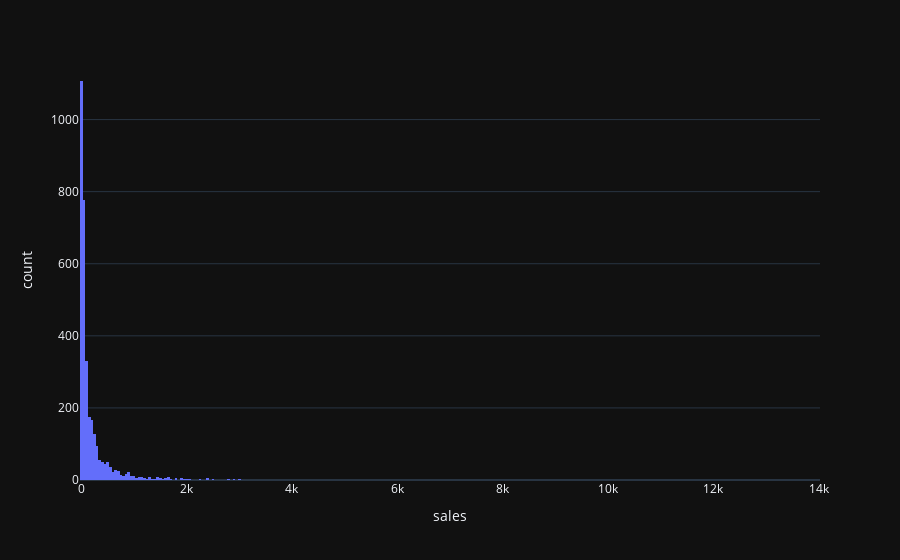

Notebook source saved alongside this figure:
### Markdown cell above
#### Distribution Sales [Histogram]

### Code cell
# Create Chart
fig = px.histogram(data,
                  x="sales",
                  template=template_style)
# Plot Chart
fig.show()

### Figure 1 — Plotly figure (JSON) as saved in the notebook; plotly's stock layout.template omitted (floating-point values rounded to 4 significant figures; data arrays with more than 128 entries replaced by an {"elided": "..."} marker saying what was removed)
{"data": [{"alignmentgroup": "True", "bingroup": "x", "hovertemplate": "sales=%{x}<br>count=%{y}<extra></extra>", "legendgroup": "", "marker": {"color": "#636efa", "pattern": {"shape": ""}}, "name": "", "offsetgroup": "", "orientation": "v", "showlegend": false, "type": "histogram", "x": {"elided": "3312 float values"}, "xaxis": "x", "yaxis": "y"}], "layout": {"barmode": "relative", "legend": {"tracegroupgap": 0}, "margin": {"t": 60}, "xaxis": {"anchor": "y", "domain": [0, 1], "title": {"text": "sales"}}, "yaxis": {"anchor": "x", "domain": [0, 1], "title": {"text": "count"}}}}
